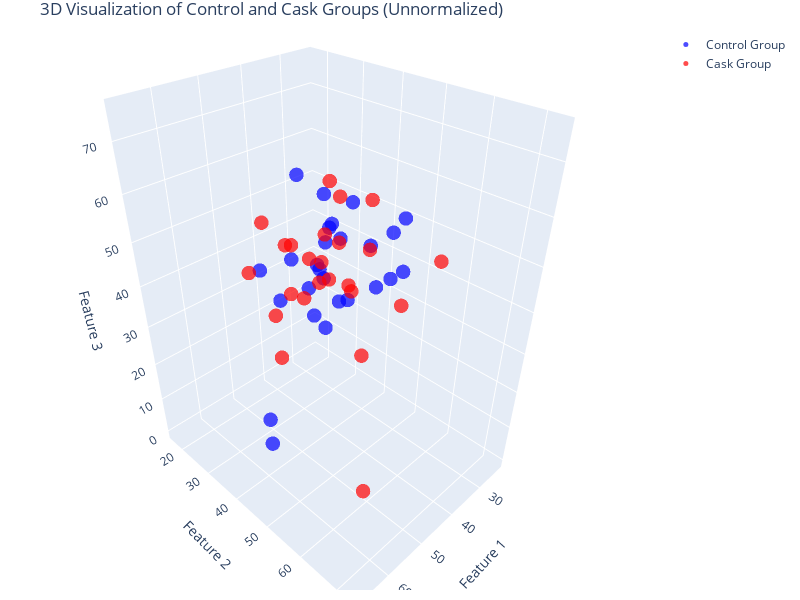

The notebook cell this image was saved under:
### Markdown cell above
#### 3D Visualization

### Code cell
import matplotlib.pyplot as plt
import plotly.graph_objects as go

# Create the figure
fig = go.Figure()

# Add control group points
fig.add_trace(go.Scatter3d(
    x=ctrl_data[:, 0],
    y=ctrl_data[:, 1],
    z=ctrl_data[:, 2],
    mode='markers',
    marker=dict(size=5, color='blue', opacity=0.7),
    name='Control Group'
))

# Add cask group points
fig.add_trace(go.Scatter3d(
    x=cask_data[:, 0],
    y=cask_data[:, 1],
    z=cask_data[:, 2],
    mode='markers',
    marker=dict(size=5, color='red', opacity=0.7),
    name='Cask Group'
))

# Customize layout
fig.update_layout(
    title="3D Visualization of Control and Cask Groups (Unnormalized)",
    scene=dict(
        xaxis=dict(title='Feature 1', backgroundcolor='rgba(211,211,211)'),
        yaxis=dict(title='Feature 2', backgroundcolor='rgba(211,211,211)'),
        zaxis=dict(title='Feature 3', backgroundcolor='rgba(211,211,211)')
    ),
    margin=dict(l=10, r=10, t=30, b=10),  # Reduce whitespace
    width=800,  # Adjust width of the plot
    height=600  # Adjust height of the plot
)

# Show the plot (interactive in Jupyter)
fig.show()

### Figure 1 — Plotly figure (JSON) as saved in the notebook; plotly's stock layout.template omitted (floating-point values rounded to 4 significant figures)
{"data": [{"marker": {"color": "blue", "opacity": 0.7, "size": 5}, "mode": "markers", "name": "Control Group", "type": "scatter3d", "x": [67.65, 39.51, 41.89, 46.15, 46.74, 56.36, 50, 54.17, 63.16, 58.06, 55.07, 65.85, 58.0, 44.26, 47.95, 56.98, 55.26, 63.01, 56.06, 59, 45.45, 64.37, 65, 62.62, 54.62, 62.5], "y": [51.85, 49.15, 36.11, 45, 62.75, 54.41, 38.78, 63.41, 45.95, 50, 69.05, 54.05, 59.09, 48, 43.59, 58.33, 53.19, 45.76, 50, 58.49, 50, 62.2, 63.01, 59.55, 66.67, 73], "z": [22.22, 51.28, 30, 56.0, 54.84, 60.87, 48.39, 55.56, 21.05, 71.43, 70, 54.17, 52.63, 40.91, 48.39, 63.33, 42.86, 54.76, 50, 66.67, 62.5, 61.29, 75, 60.87, 66.67, 65.22]}, {"marker": {"color": "red", "opacity": 0.7, "size": 5}, "mode": "markers", "name": "Cask Group", "type": "scatter3d", "x": [56.25, 40, 23.08, 39.39, 53.57, 51.92, 41.67, 62.22, 63.89, 50, 25, 46.34, 31.82, 44.44, 39.29, 58.7, 54.17, 53.75, 51.35, 57.14, 58.82, 52.89, 59.46, 51.61], "y": [38.46, 41.67, 53.85, 57.14, 50, 50.94, 38.24, 63.16, 66.67, 58.82, 16.67, 55.17, 29.17, 53.33, 47.54, 51.65, 39.53, 42.67, 34.92, 47.06, 37.1, 51.69, 48.21, 55.77], "z": [58.33, 58.82, 42.86, 41.67, 50, 68.75, 44, 66.67, 61.9, 0, 28.57, 65, 42.86, 54.17, 24.14, 50, 27.59, 44.23, 34.15, 57.69, 48.57, 51.11, 59.09, 50]}], "layout": {"height": 600, "margin": {"b": 10, "l": 10, "r": 10, "t": 30}, "scene": {"xaxis": {"backgroundcolor": "rgba(211,211,211)", "title": {"text": "Feature 1"}}, "yaxis": {"backgroundcolor": "rgba(211,211,211)", "title": {"text": "Feature 2"}}, "zaxis": {"backgroundcolor": "rgba(211,211,211)", "title": {"text": "Feature 3"}}}, "title": {"text": "3D Visualization of Control and Cask Groups (Unnormalized)"}, "width": 800}}
